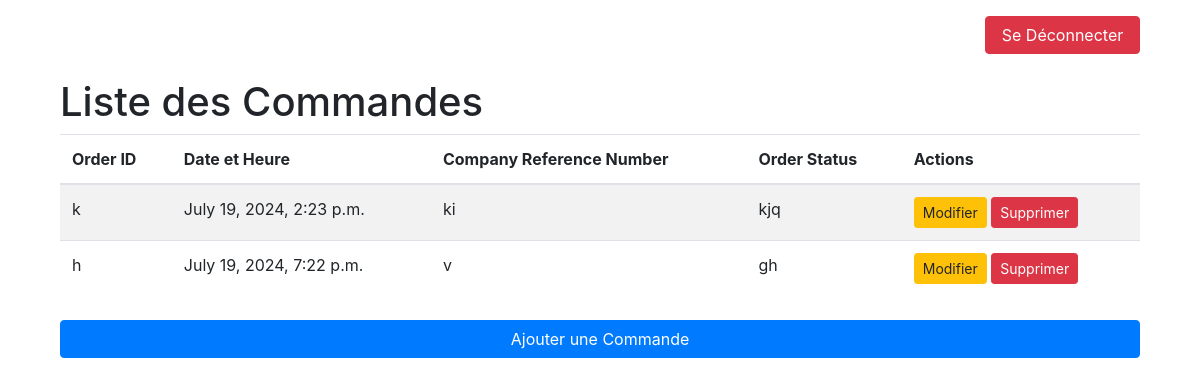
/application/commandes/ (signed in), run on an earlier commit of the app's database.
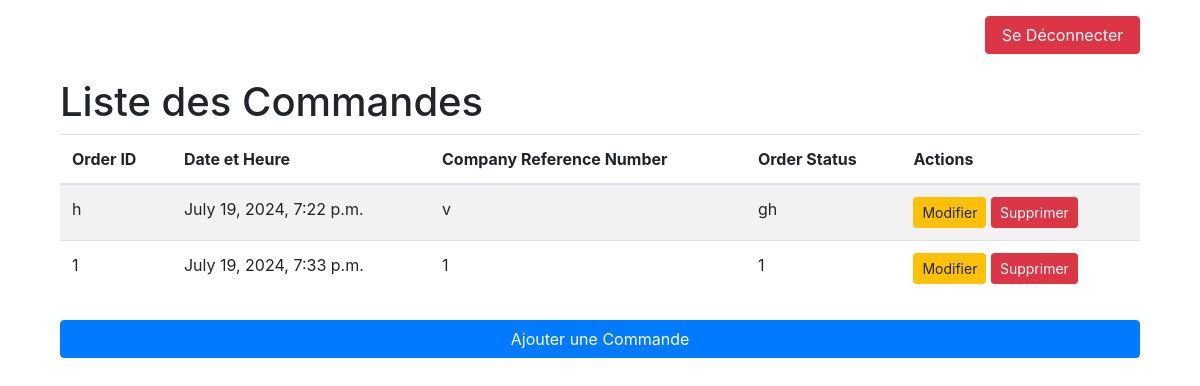
And on a later commit of the database.
### Application/models.py (models this page shows, shortened)
class Commande(models.Model):
    order_id = models.CharField(max_length=100, unique=True)
    date_time = models.DateTimeField(auto_now_add=True)
    company_reference_number = models.CharField(max_length=100)
    order_status = models.CharField(max_length=50)

### Application/views.py (the view)
# urls.py: path('commandes/', views.liste_commandes, name='liste_commandes'),
@login_required
def liste_commandes(request):
    user_role = 'directeur' if request.user.groups.filter(name='Directeurs').exists() else 'assistant'
    commandes = Commande.objects.all()
    return render(request, 'Application/liste_commandes.html', {'commandes': commandes, 'user_role': user_role})

### Application/templates/Application/liste_commandes.html (shortened to what this page needs)
{% extends "base.html" %}
{% block content %}
<div class="container">
    <div class="row justify-content-end mt-3">
        <div class="col-md-2">
            <a href="{% url 'logout' %}" class="btn btn-danger btn-block">Se Déconnecter</a>
        </div>
    </div>
    <h1 class="mt-4">Liste des Commandes</h1>
    <table class="table table-striped">
        <thead>
            <tr>
                <th>Order ID</th>
                <th>Date et Heure</th>
                <th>Company Reference Number</th>
                <th>Order Status</th>
                <th>Actions</th>
            </tr>
        </thead>
        <tbody>
            {% for commande in commandes %}
            <tr>
                <td>{{ commande.order_id }}</td>
                <td>{{ commande.date_time }}</td>
                <td>{{ commande.company_reference_number }}</td>
                <td>{{ commande.order_status }}</td>
                <td>
                    <a href="{% url 'modifier_commande' commande.pk %}" class="btn btn-warning btn-sm">Modifier</a>
                    <a href="{% url 'supprimer_commande' commande.pk %}" class="btn btn-danger btn-sm">Supprimer</a>
                </td>
            </tr>
            {% endfor %}
        </tbody>
    </table>
    <div class="row mt-4">
        {% if user_role == 'assistant' %}
        <div class="col-md-12">
            <a href="{% url 'ajouter_commande' %}" class="btn btn-primary btn-block">Ajouter une Commande</a>
        </div>
        {% endif %}
    </div>
</div>
{% endblock %}

### Application/templates/base.html (shortened to what this page needs)
<!DOCTYPE html>
<html>
<head>
    <link rel="stylesheet" href="https://stackpath.bootstrapcdn.com/bootstrap/4.3.1/css/bootstrap.min.css">
</head>
<body>
    <div class="container">
        {% block content %}{% endblock %}
    </div>
</body>
</html>

What changed in the data, as far as the page shows it:
removed Commande: order_id "k", date_time "July 19, 2024, 2:23 p.m.", company_reference_number "ki", order_status "kjq"
added Commande: order_id "1", date_time "July 19, 2024, 7:33 p.m.", company_reference_number "1", order_status "1"
